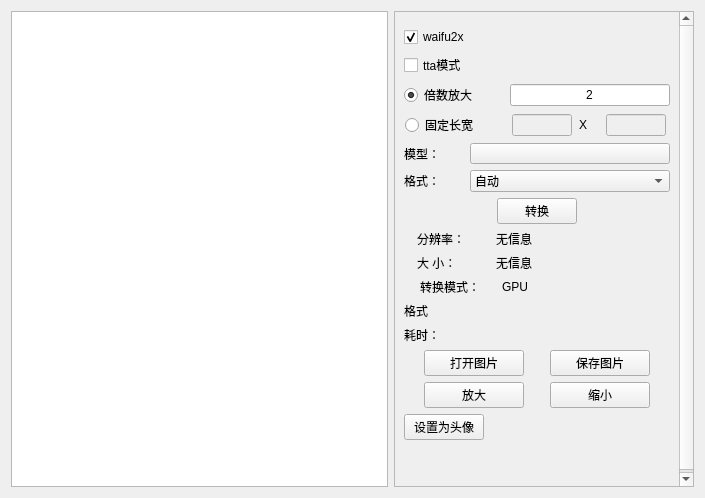
<?xml version="1.0" encoding="UTF-8"?>
<ui version="4.0">
 <class>Waifu2xTool</class>
 <widget class="QWidget" name="Waifu2xTool">
  <property name="geometry">
   <rect>
    <x>0</x>
    <y>0</y>
    <width>705</width>
    <height>498</height>
   </rect>
  </property>
  <property name="windowTitle">
   <string>图片查看</string>
  </property>
  <layout class="QGridLayout" name="gridLayout">
   <item row="0" column="0">
    <widget class="QGraphicsView" name="graphicsView"/>
   </item>
   <item row="0" column="1">
    <layout class="QVBoxLayout" name="verticalLayout">
     <item>
      <widget class="SmoothScrollArea" name="scrollArea">
       <property name="maximumSize">
        <size>
         <width>300</width>
         <height>16777215</height>
        </size>
       </property>
       <property name="widgetResizable">
        <bool>true</bool>
       </property>
       <widget class="QWidget" name="scrollAreaWidgetContents">
        <property name="geometry">
         <rect>
          <x>0</x>
          <y>0</y>
          <width>281</width>
          <height>480</height>
         </rect>
        </property>
        <layout class="QVBoxLayout" name="verticalLayout_4">
         <item>
          <layout class="QVBoxLayout" name="verticalLayout_2">
           <item>
            <widget class="Line" name="line_5">
             <property name="orientation">
              <enum>Qt::Vertical</enum>
             </property>
            </widget>
           </item>
           <item>
            <widget class="QCheckBox" name="checkBox">
             <property name="maximumSize">
              <size>
               <width>100</width>
               <height>16777215</height>
              </size>
             </property>
             <property name="text">
              <string>waifu2x</string>
             </property>
             <property name="checked">
              <bool>true</bool>
             </property>
            </widget>
           </item>
           <item alignment="Qt::AlignLeft">
            <widget class="QCheckBox" name="ttaModel">
             <property name="maximumSize">
              <size>
               <width>100</width>
               <height>16777215</height>
              </size>
             </property>
             <property name="toolTip">
              <string>画质提升，耗时增加</string>
             </property>
             <property name="text">
              <string>tta模式</string>
             </property>
            </widget>
           </item>
           <item>
            <layout class="QHBoxLayout" name="horizontalLayout_3">
             <item alignment="Qt::AlignLeft">
              <widget class="QRadioButton" name="scaleRadio">
               <property name="maximumSize">
                <size>
                 <width>100</width>
                 <height>16777215</height>
                </size>
               </property>
               <property name="text">
                <string>倍数放大</string>
               </property>
               <property name="checked">
                <bool>true</bool>
               </property>
               <attribute name="buttonGroup">
                <string notr="true">buttonGroup_2</string>
               </attribute>
              </widget>
             </item>
             <item>
              <widget class="QLineEdit" name="scaleEdit">
               <property name="maximumSize">
                <size>
                 <width>160</width>
                 <height>16777215</height>
                </size>
               </property>
               <property name="text">
                <string>2</string>
               </property>
               <property name="alignment">
                <set>Qt::AlignCenter</set>
               </property>
              </widget>
             </item>
            </layout>
           </item>
           <item>
            <layout class="QHBoxLayout" name="horizontalLayout_4">
             <item>
              <widget class="QRadioButton" name="heighRadio">
               <property name="maximumSize">
                <size>
                 <width>100</width>
                 <height>16777215</height>
                </size>
               </property>
               <property name="text">
                <string>固定长宽</string>
               </property>
               <attribute name="buttonGroup">
                <string notr="true">buttonGroup_2</string>
               </attribute>
              </widget>
             </item>
             <item>
              <widget class="QLineEdit" name="widthEdit">
               <property name="enabled">
                <bool>false</bool>
               </property>
               <property name="maximumSize">
                <size>
                 <width>60</width>
                 <height>16777215</height>
                </size>
               </property>
               <property name="alignment">
                <set>Qt::AlignCenter</set>
               </property>
              </widget>
             </item>
             <item>
              <widget class="QLabel" name="label_2">
               <property name="maximumSize">
                <size>
                 <width>20</width>
                 <height>16777215</height>
                </size>
               </property>
               <property name="text">
                <string>X</string>
               </property>
              </widget>
             </item>
             <item>
              <widget class="QLineEdit" name="heighEdit">
               <property name="enabled">
                <bool>false</bool>
               </property>
               <property name="maximumSize">
                <size>
                 <width>60</width>
                 <height>16777215</height>
                </size>
               </property>
               <property name="alignment">
                <set>Qt::AlignCenter</set>
               </property>
              </widget>
             </item>
            </layout>
           </item>
           <item>
            <layout class="QHBoxLayout" name="horizontalLayout_6">
             <item>
              <widget class="QLabel" name="label_5">
               <property name="maximumSize">
                <size>
                 <width>60</width>
                 <height>16777215</height>
                </size>
               </property>
               <property name="text">
                <string>模型：</string>
               </property>
              </widget>
             </item>
             <item>
              <widget class="QPushButton" name="modelName">
               <property name="font">
                <font>
                 <pointsize>8</pointsize>
                </font>
               </property>
               <property name="text">
                <string/>
               </property>
              </widget>
             </item>
            </layout>
           </item>
           <item>
            <layout class="QHBoxLayout" name="horizontalLayout_7">
             <item>
              <widget class="QLabel" name="label_3">
               <property name="maximumSize">
                <size>
                 <width>60</width>
                 <height>16777215</height>
                </size>
               </property>
               <property name="text">
                <string>格式：</string>
               </property>
              </widget>
             </item>
             <item>
              <widget class="QComboBox" name="fmtComboBox">
               <item>
                <property name="text">
                 <string>自动</string>
                </property>
               </item>
               <item>
                <property name="text">
                 <string>JPG</string>
                </property>
               </item>
               <item>
                <property name="text">
                 <string>PNG</string>
                </property>
               </item>
               <item>
                <property name="text">
                 <string>BMP</string>
                </property>
               </item>
               <item>
                <property name="text">
                 <string>WEBP</string>
                </property>
               </item>
              </widget>
             </item>
            </layout>
           </item>
           <item alignment="Qt::AlignHCenter">
            <widget class="QPushButton" name="changeButton">
             <property name="maximumSize">
              <size>
               <width>100</width>
               <height>16777215</height>
              </size>
             </property>
             <property name="text">
              <string>转换</string>
             </property>
            </widget>
           </item>
          </layout>
         </item>
         <item>
          <layout class="QVBoxLayout" name="verticalLayout_3">
           <item>
            <layout class="QHBoxLayout" name="horizontalLayout_8">
             <item>
              <widget class="QLabel" name="label_8">
               <property name="maximumSize">
                <size>
                 <width>60</width>
                 <height>16777215</height>
                </size>
               </property>
               <property name="text">
                <string>分辨率：</string>
               </property>
              </widget>
             </item>
             <item>
              <widget class="QLabel" name="resolutionLabel">
               <property name="maximumSize">
                <size>
                 <width>160</width>
                 <height>16777215</height>
                </size>
               </property>
               <property name="text">
                <string>无信息</string>
               </property>
              </widget>
             </item>
            </layout>
           </item>
           <item>
            <layout class="QHBoxLayout" name="horizontalLayout_9">
             <item>
              <widget class="QLabel" name="label_10">
               <property name="maximumSize">
                <size>
                 <width>60</width>
                 <height>16777215</height>
                </size>
               </property>
               <property name="text">
                <string>大 小：</string>
               </property>
              </widget>
             </item>
             <item>
              <widget class="QLabel" name="sizeLabel">
               <property name="maximumSize">
                <size>
                 <width>160</width>
                 <height>16777215</height>
                </size>
               </property>
               <property name="text">
                <string>无信息</string>
               </property>
              </widget>
             </item>
            </layout>
           </item>
           <item>
            <layout class="QHBoxLayout" name="horizontalLayout_11">
             <item>
              <widget class="QLabel" name="label_9">
               <property name="maximumSize">
                <size>
                 <width>60</width>
                 <height>16777215</height>
                </size>
               </property>
               <property name="text">
                <string>转换模式：</string>
               </property>
              </widget>
             </item>
             <item>
              <widget class="QLabel" name="gpuLabel">
               <property name="maximumSize">
                <size>
                 <width>150</width>
                 <height>16777215</height>
                </size>
               </property>
               <property name="text">
                <string>GPU</string>
               </property>
               <property name="wordWrap">
                <bool>true</bool>
               </property>
              </widget>
             </item>
            </layout>
           </item>
           <item>
            <layout class="QHBoxLayout" name="horizontalLayout">
             <item>
              <widget class="QLabel" name="label">
               <property name="maximumSize">
                <size>
                 <width>60</width>
                 <height>16777215</height>
                </size>
               </property>
               <property name="text">
                <string>格式</string>
               </property>
              </widget>
             </item>
             <item>
              <widget class="QLabel" name="format">
               <property name="text">
                <string/>
               </property>
              </widget>
             </item>
            </layout>
           </item>
           <item>
            <layout class="QHBoxLayout" name="horizontalLayout_10">
             <item alignment="Qt::AlignLeft">
              <widget class="QLabel" name="label_6">
               <property name="maximumSize">
                <size>
                 <width>60</width>
                 <height>16777215</height>
                </size>
               </property>
               <property name="text">
                <string>耗时：</string>
               </property>
              </widget>
             </item>
             <item>
              <widget class="QLabel" name="tickLabel">
               <property name="maximumSize">
                <size>
                 <width>160</width>
                 <height>16777215</height>
                </size>
               </property>
               <property name="text">
                <string/>
               </property>
              </widget>
             </item>
            </layout>
           </item>
           <item>
            <layout class="QHBoxLayout" name="horizontalLayout_2">
             <item>
              <widget class="QPushButton" name="oepnButton">
               <property name="maximumSize">
                <size>
                 <width>100</width>
                 <height>16777215</height>
                </size>
               </property>
               <property name="text">
                <string>打开图片</string>
               </property>
              </widget>
             </item>
             <item>
              <widget class="QPushButton" name="saveButton">
               <property name="maximumSize">
                <size>
                 <width>100</width>
                 <height>16777215</height>
                </size>
               </property>
               <property name="text">
                <string>保存图片</string>
               </property>
              </widget>
             </item>
            </layout>
           </item>
           <item>
            <layout class="QHBoxLayout" name="horizontalLayout_5">
             <item>
              <widget class="QPushButton" name="pushButton">
               <property name="maximumSize">
                <size>
                 <width>100</width>
                 <height>16777215</height>
                </size>
               </property>
               <property name="text">
                <string>放大</string>
               </property>
              </widget>
             </item>
             <item>
              <widget class="QPushButton" name="pushButton_3">
               <property name="maximumSize">
                <size>
                 <width>100</width>
                 <height>16777215</height>
                </size>
               </property>
               <property name="text">
                <string>缩小</string>
               </property>
              </widget>
             </item>
            </layout>
           </item>
           <item alignment="Qt::AlignLeft">
            <widget class="QPushButton" name="headButton">
             <property name="maximumSize">
              <size>
               <width>100</width>
               <height>16777215</height>
              </size>
             </property>
             <property name="text">
              <string>设置为头像</string>
             </property>
            </widget>
           </item>
          </layout>
         </item>
         <item>
          <spacer name="verticalSpacer">
           <property name="orientation">
            <enum>Qt::Vertical</enum>
           </property>
           <property name="sizeHint" stdset="0">
            <size>
             <width>20</width>
             <height>40</height>
            </size>
           </property>
          </spacer>
         </item>
        </layout>
       </widget>
      </widget>
     </item>
    </layout>
   </item>
  </layout>
 </widget>
 <customwidgets>
  <customwidget>
   <class>SmoothScrollArea</class>
   <extends>QScrollArea</extends>
   <header location="global">component.scroll_area.smooth_scroll_area.h</header>
   <container>1</container>
  </customwidget>
 </customwidgets>
 <resources/>
 <connections>
  <connection>
   <sender>checkBox</sender>
   <signal>clicked()</signal>
   <receiver>Waifu2xTool</receiver>
   <slot>SwithPicture()</slot>
   <hints>
    <hint type="sourcelabel">
     <x>371</x>
     <y>42</y>
    </hint>
    <hint type="destinationlabel">
     <x>386</x>
     <y>545</y>
    </hint>
   </hints>
  </connection>
  <connection>
   <sender>saveButton</sender>
   <signal>clicked()</signal>
   <receiver>Waifu2xTool</receiver>
   <slot>SavePicture()</slot>
   <hints>
    <hint type="sourcelabel">
     <x>346</x>
     <y>461</y>
    </hint>
    <hint type="destinationlabel">
     <x>0</x>
     <y>378</y>
    </hint>
   </hints>
  </connection>
  <connection>
   <sender>heighEdit</sender>
   <signal>textChanged(QString)</signal>
   <receiver>Waifu2xTool</receiver>
   <slot>CheckScaleRadio()</slot>
   <hints>
    <hint type="sourcelabel">
     <x>488</x>
     <y>123</y>
    </hint>
    <hint type="destinationlabel">
     <x>386</x>
     <y>545</y>
    </hint>
   </hints>
  </connection>
  <connection>
   <sender>pushButton_3</sender>
   <signal>clicked()</signal>
   <receiver>Waifu2xTool</receiver>
   <slot>ReduceScalePic()</slot>
   <hints>
    <hint type="sourcelabel">
     <x>346</x>
     <y>401</y>
    </hint>
    <hint type="destinationlabel">
     <x>0</x>
     <y>300</y>
    </hint>
   </hints>
  </connection>
  <connection>
   <sender>heighRadio</sender>
   <signal>clicked()</signal>
   <receiver>Waifu2xTool</receiver>
   <slot>CheckScaleRadio()</slot>
   <hints>
    <hint type="sourcelabel">
     <x>343</x>
     <y>123</y>
    </hint>
    <hint type="destinationlabel">
     <x>221</x>
     <y>545</y>
    </hint>
   </hints>
  </connection>
  <connection>
   <sender>ttaModel</sender>
   <signal>clicked()</signal>
   <receiver>Waifu2xTool</receiver>
   <slot>CheckScaleRadio()</slot>
   <hints>
    <hint type="sourcelabel">
     <x>371</x>
     <y>68</y>
    </hint>
    <hint type="destinationlabel">
     <x>386</x>
     <y>545</y>
    </hint>
   </hints>
  </connection>
  <connection>
   <sender>oepnButton</sender>
   <signal>clicked()</signal>
   <receiver>Waifu2xTool</receiver>
   <slot>OpenPicture()</slot>
   <hints>
    <hint type="sourcelabel">
     <x>346</x>
     <y>363</y>
    </hint>
    <hint type="destinationlabel">
     <x>0</x>
     <y>204</y>
    </hint>
   </hints>
  </connection>
  <connection>
   <sender>widthEdit</sender>
   <signal>textChanged(QString)</signal>
   <receiver>Waifu2xTool</receiver>
   <slot>CheckScaleRadio()</slot>
   <hints>
    <hint type="sourcelabel">
     <x>408</x>
     <y>123</y>
    </hint>
    <hint type="destinationlabel">
     <x>250</x>
     <y>545</y>
    </hint>
   </hints>
  </connection>
  <connection>
   <sender>pushButton</sender>
   <signal>clicked()</signal>
   <receiver>Waifu2xTool</receiver>
   <slot>AddScalePic()</slot>
   <hints>
    <hint type="sourcelabel">
     <x>346</x>
     <y>431</y>
    </hint>
    <hint type="destinationlabel">
     <x>232</x>
     <y>406</y>
    </hint>
   </hints>
  </connection>
  <connection>
   <sender>scaleEdit</sender>
   <signal>textChanged(QString)</signal>
   <receiver>Waifu2xTool</receiver>
   <slot>CheckScaleRadio()</slot>
   <hints>
    <hint type="sourcelabel">
     <x>488</x>
     <y>95</y>
    </hint>
    <hint type="destinationlabel">
     <x>386</x>
     <y>545</y>
    </hint>
   </hints>
  </connection>
  <connection>
   <sender>scaleRadio</sender>
   <signal>clicked()</signal>
   <receiver>Waifu2xTool</receiver>
   <slot>CheckScaleRadio()</slot>
   <hints>
    <hint type="sourcelabel">
     <x>343</x>
     <y>95</y>
    </hint>
    <hint type="destinationlabel">
     <x>179</x>
     <y>545</y>
    </hint>
   </hints>
  </connection>
  <connection>
   <sender>changeButton</sender>
   <signal>clicked()</signal>
   <receiver>Waifu2xTool</receiver>
   <slot>StartWaifu2x()</slot>
   <hints>
    <hint type="sourcelabel">
     <x>346</x>
     <y>220</y>
    </hint>
    <hint type="destinationlabel">
     <x>386</x>
     <y>312</y>
    </hint>
   </hints>
  </connection>
  <connection>
   <sender>headButton</sender>
   <signal>clicked()</signal>
   <receiver>Waifu2xTool</receiver>
   <slot>SetHead()</slot>
   <hints>
    <hint type="sourcelabel">
     <x>346</x>
     <y>491</y>
    </hint>
    <hint type="destinationlabel">
     <x>380</x>
     <y>491</y>
    </hint>
   </hints>
  </connection>
 </connections>
 <slots>
  <slot>StartWaifu2x()</slot>
  <slot>AddScalePic()</slot>
  <slot>ReduceScalePic()</slot>
  <slot>OpenPicture()</slot>
  <slot>SavePicture()</slot>
  <slot>SwithPicture()</slot>
  <slot>ChangeModel()</slot>
  <slot>CheckScaleRadio()</slot>
  <slot>SetHead()</slot>
 </slots>
 <buttongroups>
  <buttongroup name="buttonGroup_2"/>
 </buttongroups>
</ui>
